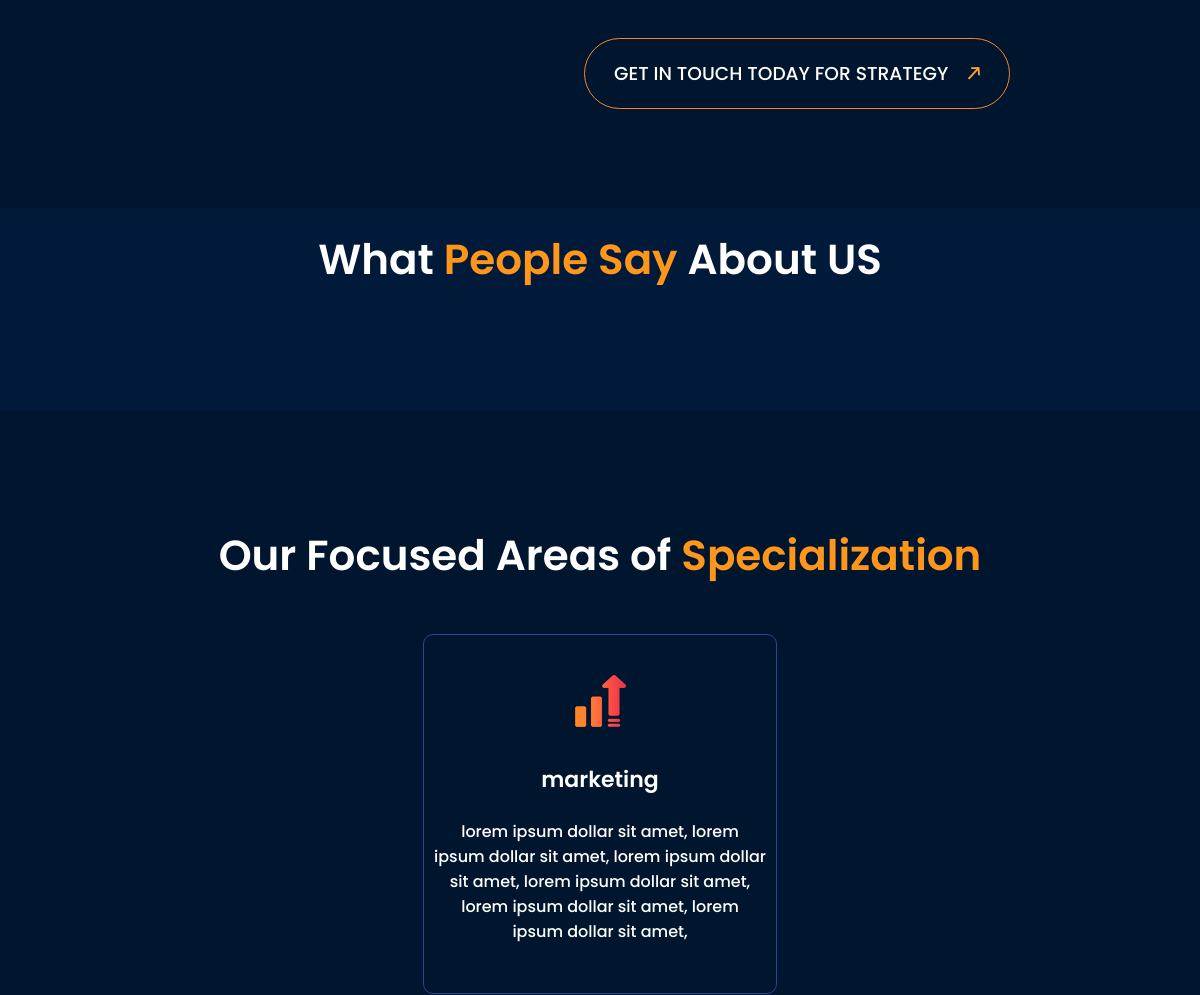
/ (middle part), run on an earlier commit of the app's database.
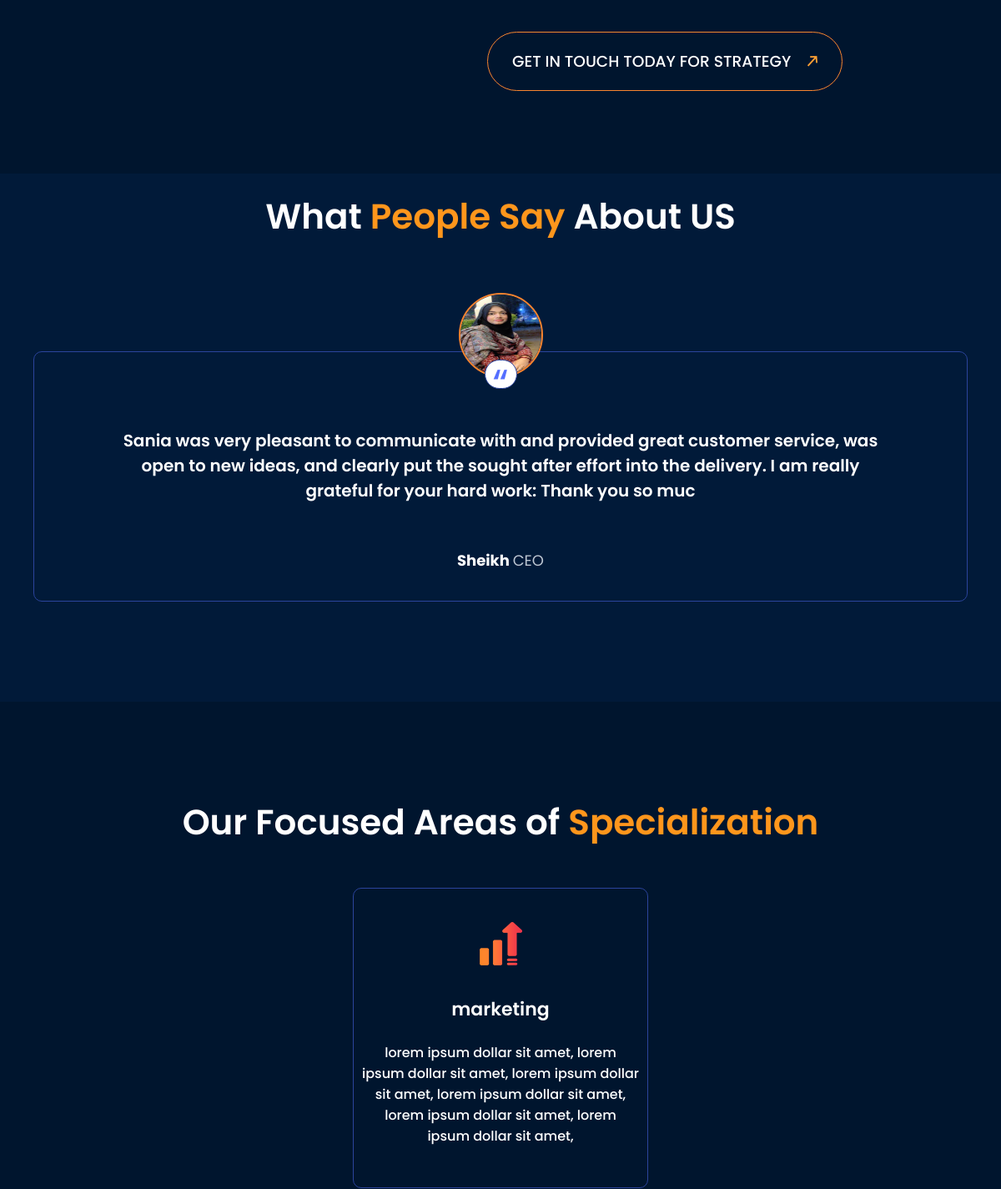
And on a later commit of the database.
### app/models.py (models this page shows, shortened)
class Services(models.Model):
    name=models.CharField(max_length=200)
    desc=models.CharField(max_length=2000)
    created_at=models.DateTimeField(auto_now_add=True , null=True , blank=True)
    updated_at=models.DateTimeField(auto_now=True , null=True , blank=True)

class Testimonials(models.Model):
    name=models.CharField(max_length=100)
    designation=models.CharField(max_length=200 , null=True , blank=True)
    review=models.TextField()
    image=models.ImageField(upload_to='media/testimonial_images' ,  null=True , blank=True)
    created_at=models.DateTimeField(auto_now_add=True , null=True , blank=True)
    updated_at=models.DateTimeField(auto_now=True , null=True , blank=True)
    def __str__(self):
        return self.name

### app/views.py (the view)
# urls.py: path('' , HomeView.as_view() , name='home'),
class HomeView(View):
    template_name='templates/index.html'
    def get(self , request):
        service=services.objects.all()
        reviews=testimonials.objects.all()
        print(reviews)
        context={'services':service , 'reviews' : reviews}
        return render(request, self.template_name, context)

### templates/index.html (shortened to what this page needs)
    {% extends 'templates/base.html' %}
    {% load static %}
    {% block page %}
    <section class="sec2">
        <div class="container">
            <div class="sec2_flex">
                <div class="sec2_left">
                </div>
                <div class="sec2_right">
                    <div class="get_touch form_btn" >
                        <a href="#" class="">Get in touch today for strategy<span class="get_icon"><img
                                    src="{% static 'assets/images/arrow.png' %}" alt=""></span></a>
                    </div>
                </div>
            </div>
        </div>
    </section>
    <section class="shopify_slider">
    <div class="container">
        <div class="sec3">
            <h2>What <span style="color:#ff961c;">People Say</span> About US</h2>
            <div class="test_slider">
                {% for review in reviews %}
                <div class="testimonials">
                    <div class="test_photo">
                        <img src="{{review.image.url}}" alt="">
                    </div>
                    <center>
                        <div class="sec3_icon">
                            <p>“</p>
                        </div>
                    </center>
                    <div class="sec3_text1">
                        <p>{{review.review}}</p>
                    </div>
                    <div class="sec3_name">
                        <p> <b style="color:#ffff;"> {{review.name}} </b>  {{review.designation}}
                        </p>
                    </div>
                </div>
                {% endfor %}
            </div>
        </div>
    </div>
</section>
<section class="sec4">
        <div class="container">
            <div class="sec4_text">
                <h2>Our Focused Areas of <span style="color:#ff961c;">Specialization</span>
                </h2>
            </div>
            <div class="areas">
                {% for service in services %}
                <div class="area1">
                    <center><img src="{% static 'assets/images/sec4_img1.png' %}" alt="">
                        <h3>{{service.name}}</h3>
                        <p>{{service.desc}}</p>
                    </center>
                </div>
                {% endfor %}
            </div>
        </div>
</section>
{% endblock %}

What changed in the data, as far as the page shows it:
added Testimonials: image (picture), review "Sania was very pleasant to communicate with and provided great customer service, was open to new ideas, and clearly put the sought after effort into the delivery. I am really grateful for your hard work: Thank you so muc", name "Sheikh", designation "CEO"
